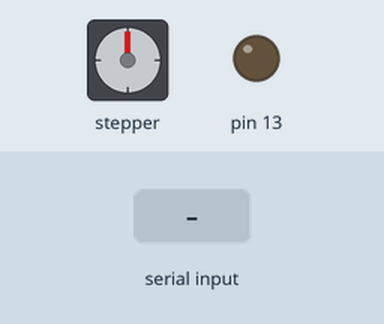
Recording of a sketch running on a simulated Arduino Uno, built with avr-gcc and run on an emulated ATmega328P. On the bench: stepper motor, output pins drawn as LEDs (lit = HIGH). The inputs (shaded band) are chosen by the test bench. Stepper angles assume 480 steps per turn; what the sketch prints to the serial monitor is not drawn.

Above: at 1.2 s.
1.3 s: "90,45\n" received over Serial
At 2.5 s:
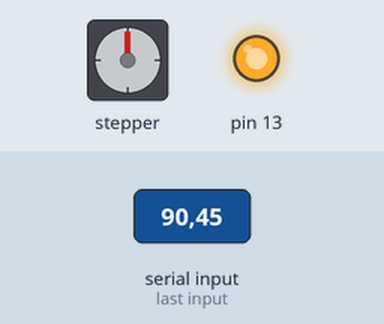
2.8 s: "0\n" received over Serial
At 3.5 s:
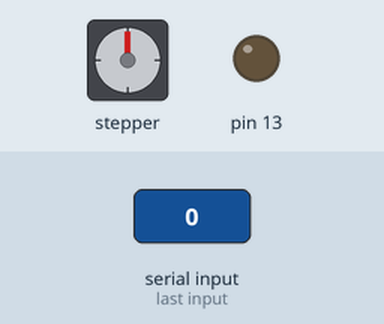
4.3 s: "30,150\n" received over Serial
At 4.8 s:
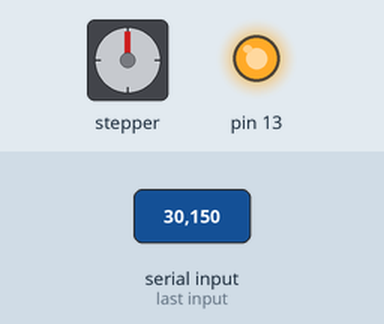
5.8 s: "5\n" received over Serial
At 7.0 s:
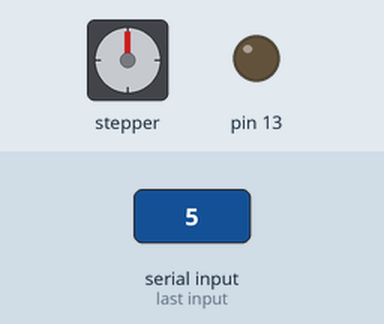
7.3 s: "0\n" received over Serial
At 8.1 s:
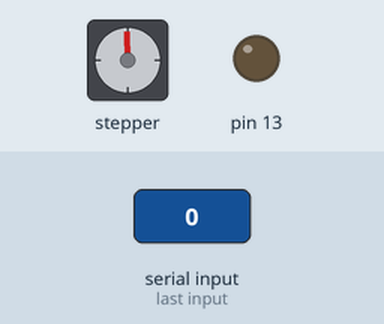
Timing chart, 0 to 9.8 s (numbered marks = the images above; inputs shaded):
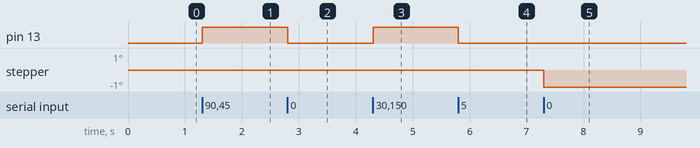

Measured:
- after the input at 1.3 s, pin 13: LOW → HIGH at once
- after the input at 2.8 s, pin 13: HIGH → LOW at once
- after the input at 4.3 s, pin 13: LOW → HIGH at once
- after the input at 5.8 s, pin 13: HIGH → LOW at once

The sketch:

DRV8835Stepper.ino
```cpp
#include <Stepper.h>

// 1回転(360度)するステップ数
#define STEPS 480

// 毎分の回転数(rpm)
int rpm = 60;
String s = "";
int inByte = 0, angle = 0, prev = 0, state = 1, stepNum = 0, dir = 1;

Stepper st00(STEPS, 8, 9, 10, 11);

void setup() {
  Serial.begin(9600);
  st00.setSpeed(rpm);
  pinMode(13, OUTPUT);
}

void loop() {
  inByte = Serial.read();
  if (isDigit(inByte)) {
    s += char(inByte);
  }
  if (char(inByte) == '\n') {
    Serial.print(s);
    angle = s.toInt();
//    Serial.println(angle - prev);
    s = "";
  }

  analogWrite(13, angle);

  if       (angle - prev < 0)  dir = -1;
  else if  (angle - prev == 0) dir = 0;
  else if  (angle - prev > 0)  dir = 1;
  prev = angle;

  st00.step(dir);
}
```
